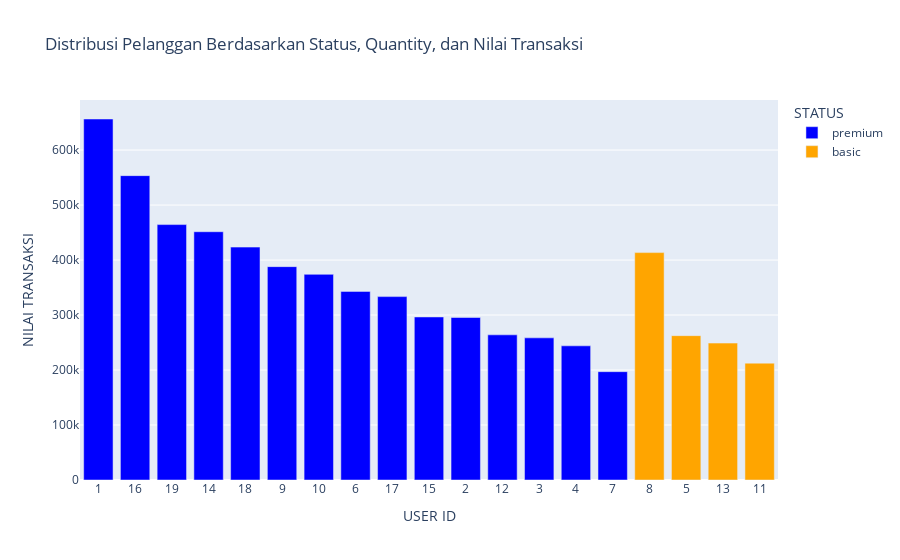

Notebook code cell kept with this figure:
### Code cell
import plotly.express as px

# Membuat bar chart
fig = px.bar(pembelian_user, 
             x='USER_ID', 
             y='NILAI_TRANSAKSI',  
             color='STATUS', 
             hover_data=['QUANTITY'],
             title='Distribusi Pelanggan Berdasarkan Status, Quantity, dan Nilai Transaksi',
             color_discrete_map={'premium': 'blue', 'basic': 'orange'}
             )

# Menyesuaikan label sumbu x dan y
fig.update_layout(
    xaxis_title='USER ID',
    yaxis_title='NILAI TRANSAKSI',
)
# Menampilkan plot
fig.show()

### Figure 1 — Plotly figure (JSON) as saved in the notebook; plotly's stock layout.template omitted (floating-point values rounded to 4 significant figures)
{"data": [{"alignmentgroup": "True", "customdata": [[65], [57], [45], [46], [54], [49], [40], [37], [33], [32], [37], [33], [35], [31], [23]], "hovertemplate": "STATUS=premium<br>USER_ID=%{x}<br>NILAI_TRANSAKSI=%{y}<br>QUANTITY=%{customdata[0]}<extra></extra>", "legendgroup": "premium", "marker": {"color": "blue", "pattern": {"shape": ""}}, "name": "premium", "offsetgroup": "premium", "orientation": "v", "showlegend": true, "textposition": "auto", "type": "bar", "x": ["1", "16", "19", "14", "18", "9", "10", "6", "17", "15", "2", "12", "3", "4", "7"], "xaxis": "x", "y": [656500, 553500, 464500, 451500, 423500, 388000, 374000, 343000, 333500, 296500, 295500, 264000, 258500, 244000, 197000], "yaxis": "y"}, {"alignmentgroup": "True", "customdata": [[44], [24], [29], [25]], "hovertemplate": "STATUS=basic<br>USER_ID=%{x}<br>NILAI_TRANSAKSI=%{y}<br>QUANTITY=%{customdata[0]}<extra></extra>", "legendgroup": "basic", "marker": {"color": "orange", "pattern": {"shape": ""}}, "name": "basic", "offsetgroup": "basic", "orientation": "v", "showlegend": true, "textposition": "auto", "type": "bar", "x": ["8", "5", "13", "11"], "xaxis": "x", "y": [413500, 262500, 249000, 212500], "yaxis": "y"}], "layout": {"barmode": "relative", "legend": {"title": {"text": "STATUS"}, "tracegroupgap": 0}, "title": {"text": "Distribusi Pelanggan Berdasarkan Status, Quantity, dan Nilai Transaksi"}, "xaxis": {"anchor": "y", "domain": [0, 1], "title": {"text": "USER ID"}}, "yaxis": {"anchor": "x", "domain": [0, 1], "title": {"text": "NILAI TRANSAKSI"}}}}
